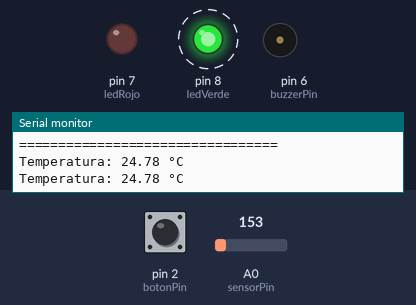
This sketch was run on a simulated Arduino Uno, built with avr-gcc and run on an emulated ATmega328P. Shown: output pins drawn as LEDs (lit = HIGH), buzzer (waves = sounding), the last lines printed to the serial monitor. Dashed ring = blinking. The test bench sets the inputs (shaded band); at power-on: A0 (sensorPin) = 153, pin 2 (botonPin) LOW.

Above: at 4.8 s.
4.9 s: A0 (sensorPin) set to 175
At 6.75 s:
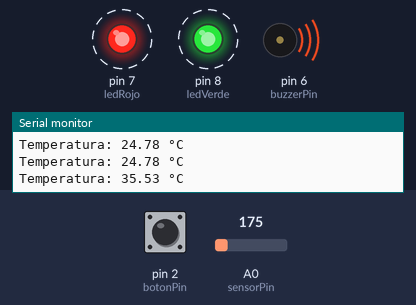
9.3 s: A0 (sensorPin) set to 133
At 9.4 s:
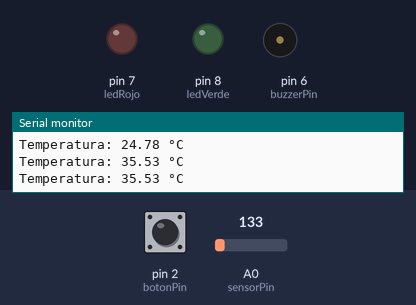
12.8 s: A0 (sensorPin) set to 165
At 14.15 s:
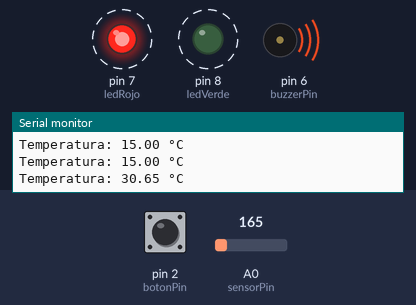
16.3 s: pin 2 (botonPin) pulled HIGH for 2.55 s
At 19.1 s:
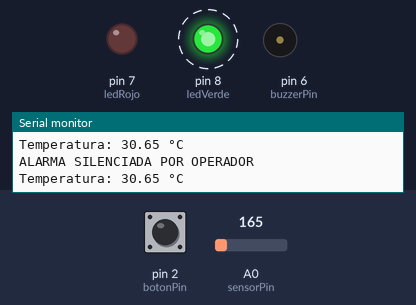
Timing chart, 0 to 21.3 s (numbered marks = the images above; inputs shaded):
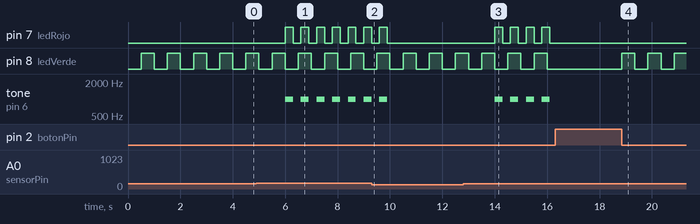

Measured:
- the behaviour switches between 163 and 164 on A0 (sensorPin) (found by bisection; images 0 and 1)
- after the input at 4.9 s, pin 7 (ledRojo): alternates HIGH for 0.30 s and LOW for 0.30 s, starting after 1.1 s; tone on pin 6 (buzzerPin): alternates 1000 Hz for 0.30 s and silent for 0.30 s, starting after 1.1 s
- after the input at 9.3 s, pin 7 (ledRojo): goes on until 9.9 s, then stays LOW; tone on pin 6 (buzzerPin): goes on until 9.9 s, then stays silent
- after the input at 12.8 s, pin 7 (ledRojo): alternates HIGH for 0.30 s and LOW for 0.30 s, starting after 1.2 s; tone on pin 6 (buzzerPin): alternates 1000 Hz for 0.30 s and silent for 0.30 s, starting after 1.2 s
- after the input at 16.3 s, pin 7 (ledRojo): stops changing and stays LOW; tone on pin 6 (buzzerPin): stops changing and stays silent
- by itself, pin 8 (ledVerde): alternates HIGH for 0.50 s and LOW for 0.50 s

The sketch:

Practica9_ThreadsLogicos.ino
```cpp
// PRACTICA 9 - Procesos y Threads Lógicos
// Pines
const int sensorPin = A0;
const int botonPin = 2;
const int buzzerPin = 6;
const int ledRojo = 7;
const int ledVerde = 8;

// Variables de tiempo
unsigned long tiempoHeartbeat = 0;
unsigned long tiempoTelemetria = 0;
unsigned long tiempoAlarma = 0;

// Intervalos
const unsigned long intervaloHeartbeat = 500;
const unsigned long intervaloTelemetria = 2000;
const unsigned long intervaloAlarma = 300;

// Estados
bool estadoLedVerde = false;
bool estadoAlarma = false;
bool alarmaSilenciada = false;
bool estadoAlarmaVisual = false;

float temperatura = 0.0;

void setup()
{
    pinMode(ledVerde, OUTPUT);
    pinMode(ledRojo, OUTPUT);
    pinMode(buzzerPin, OUTPUT);
    pinMode(botonPin, INPUT);

    Serial.begin(9600);

    Serial.println("=================================");
    Serial.println("Sistema iniciado");
    Serial.println("=================================");
}

void loop()
{
    unsigned long tiempoActual = millis();

    // THREAD 1 - HEARTBEAT
    if (tiempoActual - tiempoHeartbeat >= intervaloHeartbeat)
    {
        tiempoHeartbeat = tiempoActual;

        estadoLedVerde = !estadoLedVerde;
        digitalWrite(ledVerde, estadoLedVerde);
    }

    // THREAD 2 - TELEMETRIA
    if (tiempoActual - tiempoTelemetria >= intervaloTelemetria)
    {
        tiempoTelemetria = tiempoActual;

        int lecturaADC = analogRead(sensorPin);

        // TMP36
        float voltaje = lecturaADC * (5.0 / 1023.0);
        temperatura = (voltaje - 0.5) * 100.0;

        Serial.print("Temperatura: ");
        Serial.print(temperatura);
        Serial.println(" °C");

        // Activar alarma si supera 30°C
        if (temperatura > 30.0)
        {
            estadoAlarma = true;
        }
        else
        {
            estadoAlarma = false;
            alarmaSilenciada = false;

            digitalWrite(ledRojo, LOW);
            noTone(buzzerPin);
        }
    }

    // THREAD 3 - ALARMA TERMICA
    if (estadoAlarma && !alarmaSilenciada)
    {
        if (tiempoActual - tiempoAlarma >= intervaloAlarma)
        {
            tiempoAlarma = tiempoActual;

            estadoAlarmaVisual = !estadoAlarmaVisual;

            digitalWrite(ledRojo, estadoAlarmaVisual);

            if (estadoAlarmaVisual)
            {
                tone(buzzerPin, 1000);
            }
            else
            {
                noTone(buzzerPin);
            }
        }
    }

    // THREAD 4 - PULSADOR ACKNOWLEDGE
    if (estadoAlarma && digitalRead(botonPin) == HIGH)
    {
        alarmaSilenciada = true;

        digitalWrite(ledRojo, LOW);
        noTone(buzzerPin);

        Serial.println("ALARMA SILENCIADA POR OPERADOR");

        while (digitalRead(botonPin) == HIGH)
        {
            // Espera liberación del botón
        }
    }
}
```
